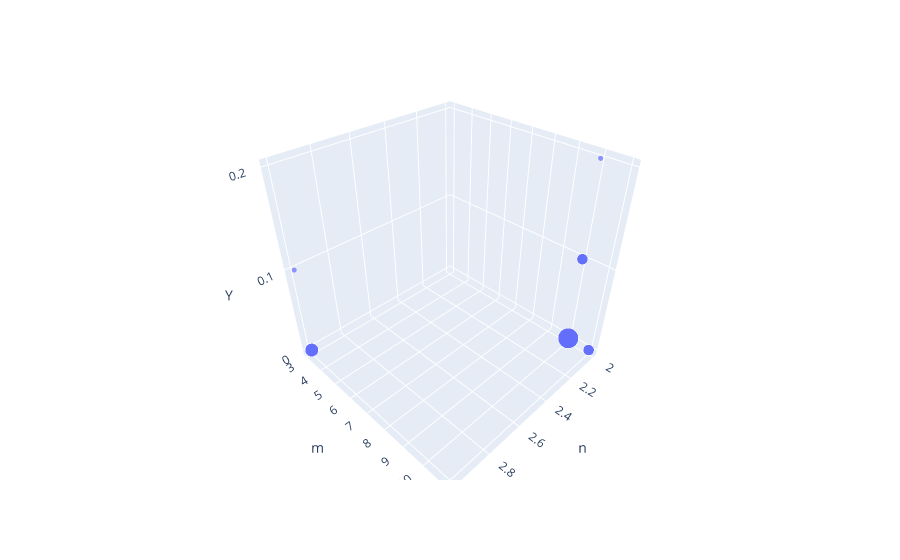

The cell this chart's notebook holds for it:
### Code cell
fig = px.scatter_3d(metabolic_ce_final, x='param1', y='param2', z='param3', size='count',
                   labels={
                     "param1": "n",
                     "param2": "m",
                     "param3": "Y"})
fig.show()

### Figure 1 — Plotly figure (JSON) as saved in the notebook; plotly's stock layout.template omitted (floating-point values rounded to 4 significant figures)
{"data": [{"hovertemplate": "n=%{x}<br>m=%{y}<br>Y=%{z}<br>count=%{marker.size}<extra></extra>", "legendgroup": "", "marker": {"color": "#636efa", "size": [4, 6, 4, 1, 14, 14, 6, 14, 14, 1, 14, 4, 14, 14, 4, 4, 14, 14, 14, 6, 14, 14, 6, 4, 14, 6, 6, 4, 14, 4], "sizemode": "area", "sizeref": 0.035, "symbol": "circle"}, "mode": "markers", "name": "", "scene": "scene", "showlegend": false, "type": "scatter3d", "x": [2, 3, 2, 3, 2, 2, 3, 2, 2, 2, 2, 2, 2, 2, 2, 2, 2, 2, 2, 3, 2, 2, 3, 2, 2, 3, 3, 2, 2, 2], "y": [10, 3, 11, 3, 10, 10, 3, 10, 10, 10, 10, 11, 10, 10, 10, 11, 10, 10, 10, 3, 10, 10, 3, 10, 10, 3, 3, 10, 10, 11], "z": [0.1, 0, 0, 0.1, 0, 0, 0, 0, 0, 0.2, 0, 0, 0, 0, 0.1, 0, 0, 0, 0, 0, 0, 0, 0, 0.1, 0, 0, 0, 0.1, 0, 0]}], "layout": {"legend": {"itemsizing": "constant", "tracegroupgap": 0}, "margin": {"t": 60}, "scene": {"domain": {"x": [0, 1], "y": [0, 1]}, "xaxis": {"title": {"text": "n"}}, "yaxis": {"title": {"text": "m"}}, "zaxis": {"title": {"text": "Y"}}}}}
